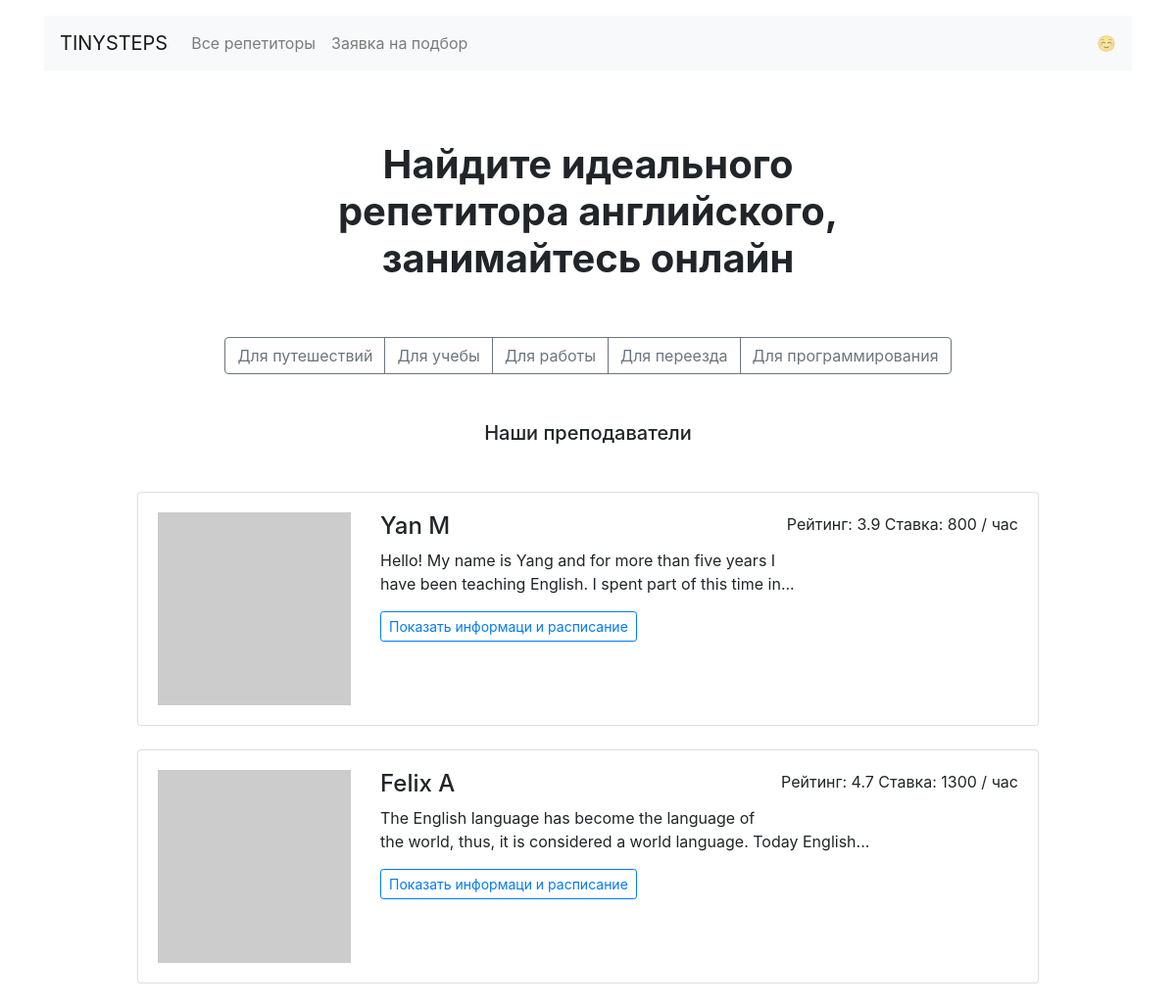
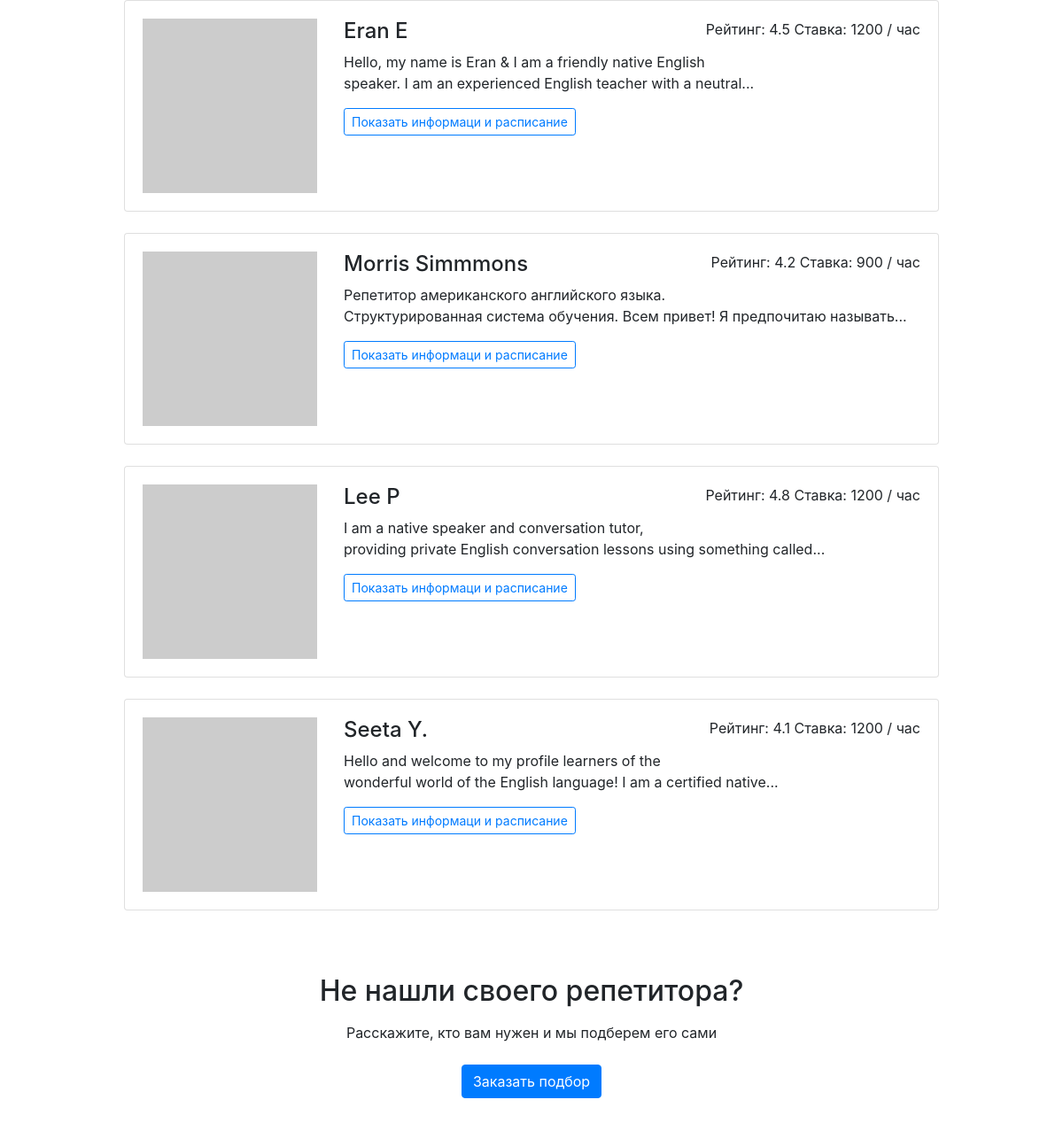
The page / on the database its author committed (2 pictures, top to bottom).
### app.py (models this page shows)
class Goal(db.Model):
    __tablename__ = "goals"
    id = db.Column(db.Integer, primary_key=True,)
    name = db.Column(db.String(), unique=True, nullable=False)
    value = db.Column(db.String(), nullable=False)
    teachers = db.relationship("Teacher", secondary=teachers_goals_association, back_populates="goals")

class Teacher(db.Model):
    __tablename__ = "teachers"
    id = db.Column(db.Integer, primary_key=True)
    name = db.Column(db.String(), nullable=False)
    about = db.Column(db.Text, nullable=False)
    rating = db.Column(db.Float, nullable=False)
    picture = db.Column(db.String(), nullable=False)
    price = db.Column(db.Integer, nullable=False)
    goals = db.relationship("Goal", secondary=teachers_goals_association, back_populates="teachers")
    free = db.Column(db.String(), nullable=False)
    bookings = db.relationship("Booking", back_populates="teacher")

### app.py (the view)
@app.route('/')
def render_index():
    teachers = db.session.query(Teacher).all()
    print(type(teachers))
    ch_teachers = random.sample(teachers, 6)
    goals = db.session.query(Goal).all()
    return render_template('index.html',
                           teachers=ch_teachers,
                           goals=goals)

### templates/index.html
  {% extends 'base.html' %}
  {% block container %}
  <main class="container mt-3 mb-5">
    <section>
    <h1 class="h1 text-center mx-auto mt-4 py-5"><strong>Найдите идеального <br>репетитора английского, <br>занимайтесь онлайн</strong></h1>
    <div class="text-center mb-5">
      <div class="btn-group mx-auto mb-0" role="group" aria-label="Basic example">
        {% for goal in goals %}
        <a href="/goals/{{ goal.name }}/" class="btn btn-outline-secondary">{{ goal.value }}</a>
        {% endfor %}
      </div>
    </div>
    <h2 class="h5 text-center mb-5">Наши преподаватели</h2>
    <div class="row">
      <div class="col-12 col-lg-10 offset-lg-1 m-auto">
        {% for teacher in teachers %}
        {% include 'teacher_block.html' %}
        {% endfor %}
      </div>
    </div>
    {% include 'request_banner.html' %}
  </main>
  {% endblock %}

### templates/base.html (shortened to what this page needs)
<!DOCTYPE html>
<html lang="ru">
<head>
  <link rel="stylesheet" href="https://stackpath.bootstrapcdn.com/bootstrap/4.3.1/css/bootstrap.min.css">
</head>
<body>
  <header class="container mt-3">
    <nav class="navbar navbar-expand-lg navbar-light bg-light">
      <a class="navbar-brand" href="/">TINYSTEPS</a>
      <div class="collapse navbar-collapse" id="navbarNav">
        <ul class="navbar-nav">
          <li class="nav-item {% if request.path == '/all/' %}active{% endif %}">
            <a class="nav-link" href="/all/">Все репетиторы</a>
          </li>
          <li class="nav-item {% if request.path == '/request/' %}active{% endif %}">
            <a class="nav-link" href="/request/">Заявка на подбор</a>
          </li>
        </ul>
      </div>
      <span class="navbar-text d-sm-none d-lg-block">
        ☺️
      </span>
    </nav>
  </header>
  {% block container %}
  {% endblock %}
</body>
</html>

### templates/teacher_block.html
        <div class="card mb-4">
          <div class="card-body">
            <div class="row">
              <div class="col-3"><img src="{{ teacher.picture }}" class="img-fluid" alt=""></div>
              <div class="col-9">
                <p class="float-right">Рейтинг: {{ teacher.rating }} Ставка: {{ teacher.price }} / час</p>
                <h2 class="h4">{{ teacher.name }}</h2>
                <p>{{ teacher.about|truncate(120) }}</p>
                <a href="/profiles/{{ teacher.id }}/" class="btn btn-outline-primary btn-sm mr-3 mb-2">Показать информаци и расписание</a>
              </div>
            </div>
          </div>
        </div>

### templates/request_banner.html
    <h2 class="text-center mt-5 mb-3">Не нашли своего репетитора?</h2>
    <p class="text-center mb-4">Расскажите, кто вам нужен и мы подберем его сами</p>
    <div class="text-center pb-5">
        <a href="/request/" class="btn btn-primary">Заказать подбор</a>
    </div>

### rows shown on the page
Goal: value "Для путешествий"
Goal: value "Для учебы"
Goal: value "Для работы"
Goal: value "Для переезда"
Goal: value "Для программирования"
Teacher: rating "3.9", price "800", name "Yan M", about "Hello! My name is Yang and for more than five years I have been teaching English. I spent part of this time in..."
Teacher: rating "4.7", price "1300", name "Felix A", about "The English language has become the language of the world, thus, it is considered a world language. Today English..."
Teacher: rating "4.5", price "1200", name "Eran E", about "Hello, my name is Eran & I am a friendly native English speaker. I am an experienced English teacher with a neutral..."
Teacher: rating "4.2", price "900", name "Morris Simmmons", about "Репетитор американского английского языка. Структурированная система обучения. Всем привет! Я предпочитаю называть..."
Teacher: rating "4.8", price "1200", name "Lee P", about "I am a native speaker and conversation tutor, providing private English conversation lessons using something called..."
Teacher: rating "4.1", price "1200", name "Seeta Y.", about "Hello and welcome to my profile learners of the wonderful world of the English language! I am a certified native..."
